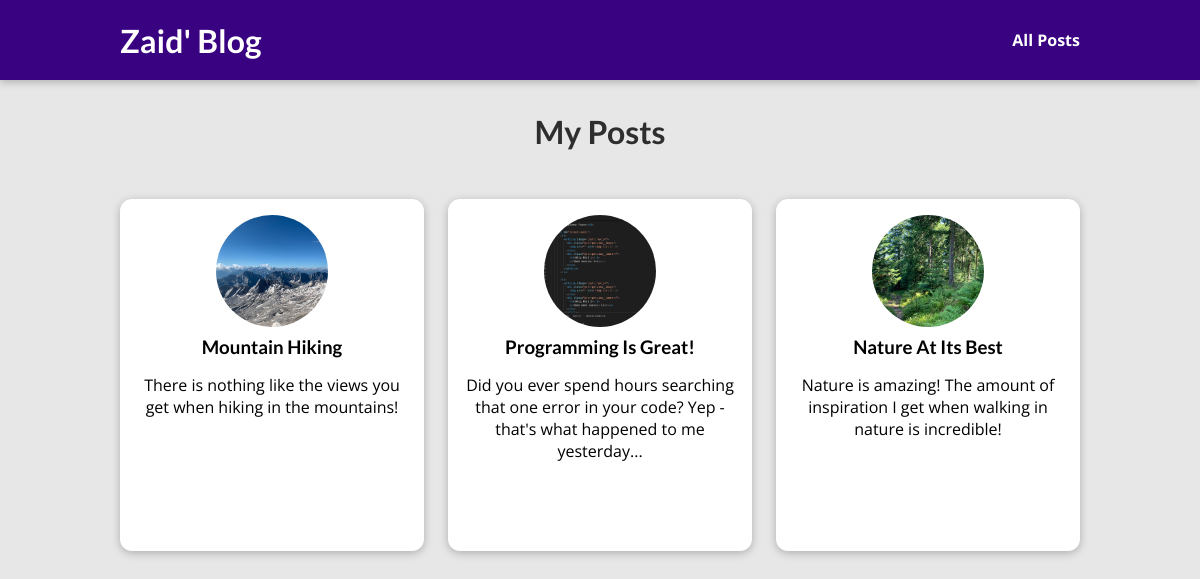
The page /posts on the database its author committed.
### blog/models.py (models this page shows)
class Post(models.Model):
    title = models.CharField(max_length=100)
    excerpt = models.CharField(max_length=200)
    image = models.ImageField(upload_to="posts", null=True)
    date = models.DateField(auto_now=True)
    slug = models.SlugField(unique=True, db_index=True)
    content = models.TextField(validators=[MinLengthValidator(10)])
    author = models.ForeignKey(Author, on_delete=models.SET_NULL, null=True)
    tags = models.ManyToManyField(Tag)

### blog/views.py (the view)
# urls.py: path("posts", views.PostsView.as_view(), name="posts-page"),
class PostsView(ListView):
    template_name = "blog/all-posts.html"
    model = Post
    ordering = ["-date"]
    context_object_name = "all_posts"

### blog/templates/blog/all-posts.html (shortened to what this page needs)
{% extends "base.html"%}
{% load static%}
{% block css_file%}
<link rel="stylesheet" href="{% static "blog/post.css" %}">
<link rel="stylesheet" href="{% static "blog/all-posts.css"%}"> {% endblock %}
{% block content %}
<section id="all-posts">
    <h2>My Posts</h2>
    <ul>
        {% for post in all_posts%}
        {% include "blog/includes/post.html"%}
        {% endfor %}
    </ul>
</section>
{% endblock %}

### blog/templates/blog/includes/post.html
<li>
    <article class="post">
        <a href="{% url "post-detail-page" post.slug %}">
            <img src="{{post.image.url}}" alt="{{post.title}}">
            <div class="post__content">
                <h3>{{ post.title}}</h3>
                <p>{{post.excerpt}}</p>
            </div>
        </a>
    </article>
</li>

### static/app.css (style rules this page uses)
* { box-sizing: border-box; }
html { font-family: "Open Sans", "Lato", sans-serif; }
body { margin: 0; }
h1, h2, h3 { font-family: "Lato", sans-serif; font-weight: bold; }

### blog/static/blog/post.css (style rules this page uses)
.post { display: flex; flex-direction: column; align-items: center; text-align: center; }
.post a { text-decoration: none; color: black; transition: all 0.2s ease; padding: 1rem; }
.post img { width: 5rem; height: 5rem; object-fit: cover; border-radius: 50%; }
.post h3 { margin: 0.25rem 0; }

### blog/static/blog/all-posts.css (style rules this page uses)
body { background-color: #e7e7e7; }
#all-posts { margin: 7rem auto; width: 90%; max-width: 60rem; }
#all-posts h2 { text-align: center; font-size: 2rem; color: #2e2e2e; margin: 3rem 0; }
ul { list-style: none; margin: 0; padding: 0; display: grid; grid-template-columns: repeat(auto-fill, minmax(17rem, 1fr)); gap: 1.5rem; }
.post img { width: 7rem; height: 7rem; }
.post a { height: 22rem; transform-origin: center; box-shadow: 0 2px 8px rgba(0, 0, 0, 0.25); border-radius: 12px; background-color: white; }

### rows shown on the page
Post: image (picture), title "Mountain Hiking", excerpt "There is nothing like the views you get when hiking in the mountains!"
Post: image (picture), title "Programming Is Great!", excerpt "Did you ever spend hours searching that one error in your code? Yep - that's what happened to me yesterday..."
Post: image (picture), title "Nature At Its Best", excerpt "Nature is amazing! The amount of inspiration I get when walking in nature is incredible!"
